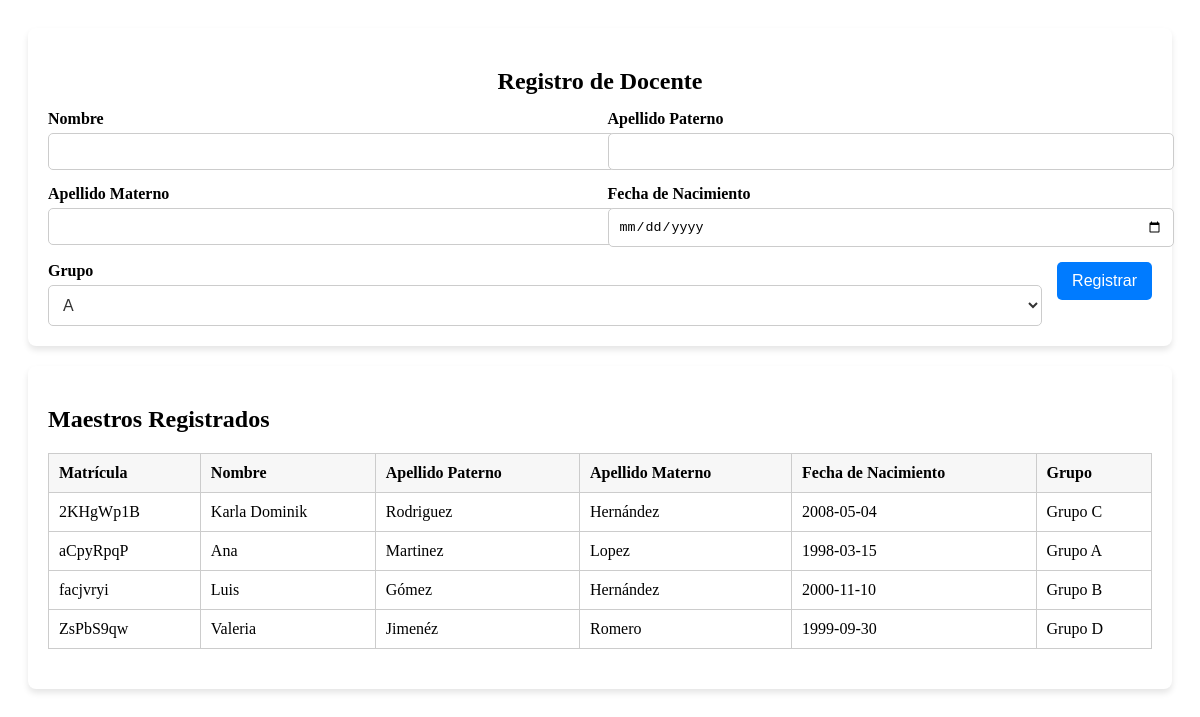
Screenshot of /maestro with the database file from the repository.
### models/models.py (models this page shows, shortened)
class Maestro(db.Model):
    __tablename__='Maestro'
    matricula = db.Column(db.String(8),primary_key=True)
    nombre = db.Column(db.Text)
    ape_pa = db.Column(db.Text)
    ape_ma = db.Column(db.Text)
    fecha_nacimiento = db.Column(db.Date)
    grupo = db.Column(db.String(2))

### app.py (the view)
@app.route('/maestro',methods=['GET','POST'])
def registro_maestro():
    maestro = RegistroDocente()
    if maestro.validate_on_submit():
        maestro_nuevo = Maestro(matricula=matricula(),nombre=maestro.nombre.data,ape_pa=maestro.ape_pa.data,
                              ape_ma=maestro.ape_ma.data,fecha_nacimiento=maestro.fecha.data,grupo=maestro.grupo.data)
        db.session.add(maestro_nuevo)
        db.session.commit()
        return redirect(url_for('registro_maestro'))
    lista_maestro = Maestro.query.all()
    return render_template('registro_maestro.html',maestro = maestro,lista_maestro = lista_maestro)

### formularios/forms.py
class RegistroDocente(FlaskForm):
    nombre = StringField('Nombre',validators=[DataRequired()]
                        ,render_kw={"type": "text"})
    ape_pa = StringField('Apellido Paterno',validators=[DataRequired()],render_kw={"type": "text"})
    ape_ma = StringField('Apellido Materno',validators=[DataRequired()],render_kw={"type": "text"})
    fecha =  DateField('Fecha',format='%Y-%m-%d',validators=[DataRequired()],
                      render_kw={"type": "date"})
    grupo = SelectField('Grupo', choices=[('A', 'A'), ('B', 'B'), ('C', 'C'), ('D', 'D')], validators=[DataRequired()])
    boton = SubmitField('Registrar',render_kw={"class":"submit-btn"})

### templates/registro_maestro.html (shortened to what this page needs)
{% extends "base.html" %}
{% block content %}
        <div class="form-card">
            <h2>Registro de Docente</h2>
            <form method="post">
                <div class="form-group">
                    <label for="nombre">Nombre</label>
                    {{ maestro.nombre }}
                </div>
                <div class="form-group">
                    <label for="ape_pa">Apellido Paterno</label>
                    {{ maestro. ape_pa }}
                </div>
                <div class="form-group">
                    <label for="ape_ma">Apellido Materno</label>
                    {{ maestro. ape_ma }}
                </div>
                <div class="form-group">
                    <label for="fecha_nacimiento">Fecha de Nacimiento</label>
                    {{ maestro.fecha }}
                </div>
                <div class="form-group">
                    <label for="grupo">Grupo</label>
                    {{ maestro.grupo }}
                </div>
                {{ maestro.boton }}
            </form>
        </div>
        <div class="table-card">
            <h2>Maestros Registrados</h2>
            <table>
                <thead>
                    <tr>
                        <th>Matrícula</th>
                        <th>Nombre</th>
                        <th>Apellido Paterno</th>
                        <th>Apellido Materno</th>
                        <th>Fecha de Nacimiento</th>
                        <th>Grupo</th>
                    </tr>
                </thead>
                <tbody>
                    {% for maestro in lista_maestro %}
                    <tr>
                        <td>{{ maestro.matricula }}</td>
                        <td>{{ maestro.nombre }}</td>
                        <td>{{ maestro.ape_pa }}</td>
                        <td>{{ maestro.ape_ma }}</td>
                        <td>{{ maestro.fecha_nacimiento }}</td>
                        <td>Grupo {{ maestro.grupo }}</td>
                    </tr>
                    {% endfor %}
                </tbody>
            </table>
        </div>
{% endblock %}

### static/css/style.css (style rules this page uses)
.form-card { background-color: #fff; padding: 20px; border-radius: 8px; box-shadow: 0 4px 6px rgba(0, 0, 0, 0.1); margin-bottom: 20px; }
.form-card h2 { margin-bottom: 15px; text-align: center; }
.form-card form { display: flex; flex-wrap: wrap; gap: 15px; }
.form-group { flex: 1 1 calc(50% - 15px); }
.form-group label { display: block; font-weight: bold; margin-bottom: 5px; }
.form-group input { width: 100%; padding: 10px; border: 1px solid #ccc; border-radius: 5px; }
.form-group select { width: 100%; padding: 10px; border: 1px solid #ccc; border-radius: 5px; background-color: #fff; font-size: 16px; color: #333; }
.submit-btn { padding: 10px 15px; background-color: #007bff; color: white; border: none; border-radius: 5px; cursor: pointer; font-size: 16px; align-self: flex-start; }
.table-card { background-color: #fff; padding: 20px; border-radius: 8px; box-shadow: 0 4px 6px rgba(0, 0, 0, 0.1); }
.table-card table { width: 100%; border-collapse: collapse; margin-bottom: 20px; }
.table-card table th, .table-card table td { padding: 10px; border: 1px solid #ccc; text-align: left; }
.table-card table th { background-color: #f7f7f7; }

### rows the page displays
Maestro: matricula "2KHgWp1B", nombre "Karla Dominik", ape_pa "Rodriguez", ape_ma "Hernández", fecha_nacimiento "2008-05-04", grupo "C"
Maestro: matricula "aCpyRpqP", nombre "Ana", ape_pa "Martinez", ape_ma "Lopez", fecha_nacimiento "1998-03-15", grupo "A"
Maestro: matricula "facjvryi", nombre "Luis", ape_pa "Gómez", ape_ma "Hernández", fecha_nacimiento "2000-11-10", grupo "B"
Maestro: matricula "ZsPbS9qw", nombre "Valeria", ape_pa "Jimenéz", ape_ma "Romero", fecha_nacimiento "1999-09-30", grupo "D"
